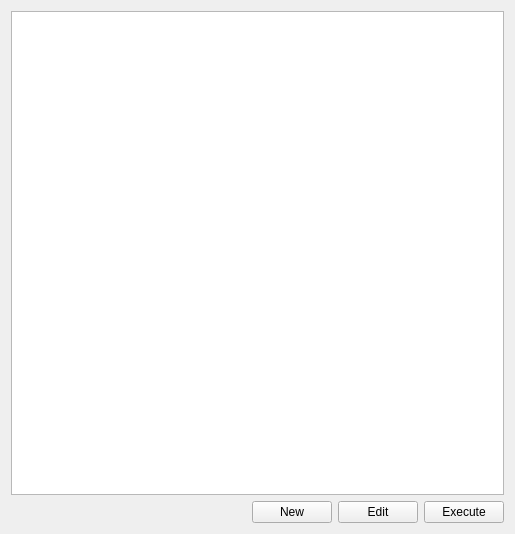
<?xml version="1.0" encoding="UTF-8"?>
<ui version="4.0">
 <class>Form</class>
 <widget class="QWidget" name="Form">
  <property name="geometry">
   <rect>
    <x>0</x>
    <y>0</y>
    <width>515</width>
    <height>534</height>
   </rect>
  </property>
  <property name="windowTitle">
   <string>Form</string>
  </property>
  <layout class="QVBoxLayout" name="verticalLayout">
   <item>
    <widget class="QTableWidget" name="workflows_table"/>
   </item>
   <item>
    <layout class="QHBoxLayout" name="horizontalLayout">
     <item>
      <spacer name="horizontalSpacer">
       <property name="orientation">
        <enum>Qt::Horizontal</enum>
       </property>
       <property name="sizeHint" stdset="0">
        <size>
         <width>40</width>
         <height>20</height>
        </size>
       </property>
      </spacer>
     </item>
     <item>
      <widget class="QPushButton" name="workflows_new_button">
       <property name="text">
        <string>New</string>
       </property>
      </widget>
     </item>
     <item>
      <widget class="QPushButton" name="workflows_edit_button">
       <property name="text">
        <string>Edit</string>
       </property>
      </widget>
     </item>
     <item>
      <widget class="QPushButton" name="workflows_execute_button">
       <property name="text">
        <string>Execute</string>
       </property>
      </widget>
     </item>
    </layout>
   </item>
  </layout>
 </widget>
 <resources/>
 <connections/>
</ui>
